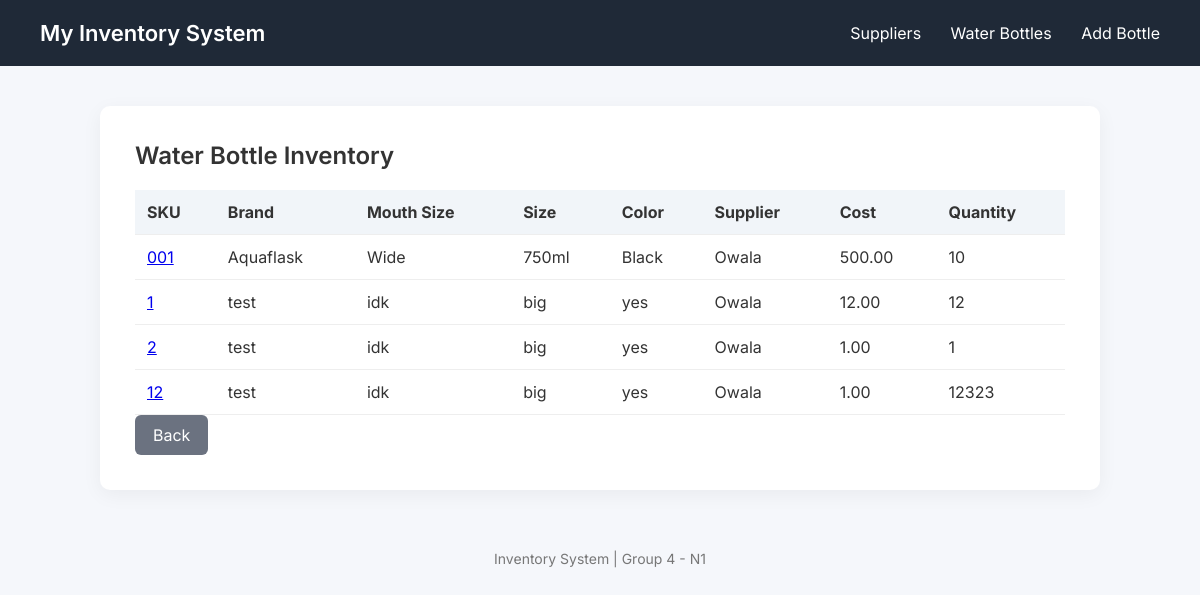
Before: /view_bottles/ with the older database file.
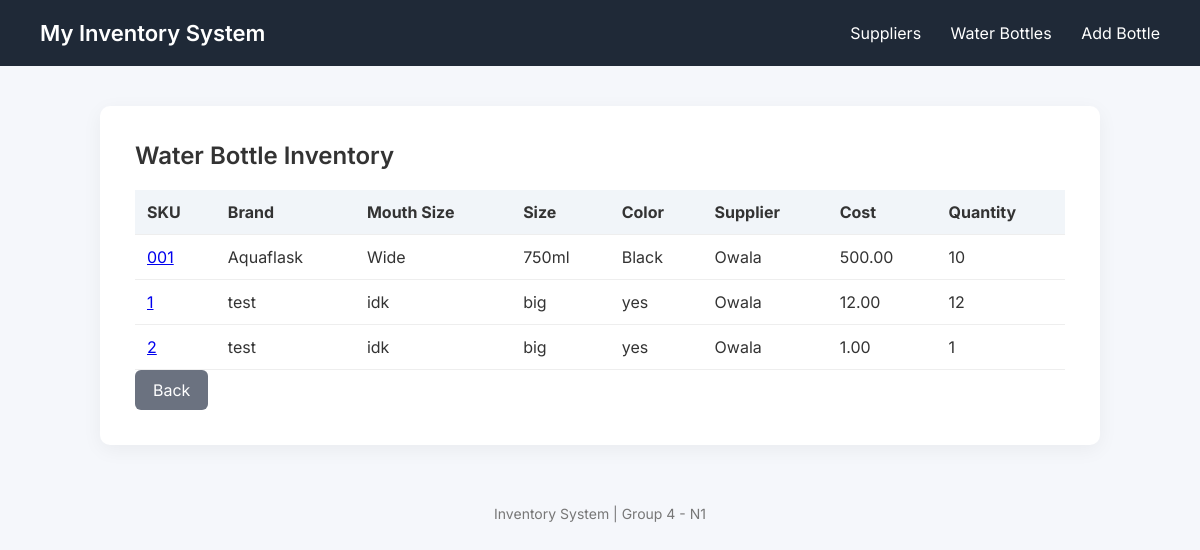
After: the same page with the newer database file.
### MyInventoryApp/models.py (models this page shows, shortened)
class WaterBottle(models.Model):
    sku =  models.CharField(max_length=20, unique=True)
    brand = models.CharField(max_length=100)
    cost = models.DecimalField(max_digits=10, decimal_places=2)
    size = models.CharField(max_length=20)
    mouth_size = models.CharField(max_length=50)
    color = models.CharField(max_length=50)
    supplied_by = models.ForeignKey(Supplier, on_delete=models.CASCADE)
    current_quantity = models.IntegerField()

class Supplier(models.Model):
    name = models.CharField(max_length=150)
    city = models.CharField(max_length=60)
    country = models.CharField(max_length=60)
    created_at = models.DateTimeField(blank=True, null=True)

### MyInventoryApp/views.py (the view)
# urls.py: path('view_bottles/', views.view_bottles, name='view_bottles'),
def view_bottles(request):
    bottles = WaterBottle.objects.all()
    return render(request, "MyInventoryApp/bottle_list.html", {"bottles": bottles})

### MyInventoryApp/templates/MyInventoryApp/bottle_list.html
{% extends "MyInventoryApp/base.html" %}
{% block content %}
<h2>Water Bottle Inventory</h2>
<table>
    <thead>
        <tr>
            <th>SKU</th>
            <th>Brand</th>
            <th>Mouth Size</th>
            <th>Size</th>
            <th>Color</th>
            <th>Supplier</th>
            <th>Cost</th>
            <th>Quantity</th>
        </tr>
    </thead>
    <tbody>
    {% for bottle in bottles %}
        <tr>
            <td>
                <a href="{% url 'view_bottle_details' bottle.pk %}">
                    {{ bottle.sku }}
                </a>
            </td>
            <td>{{ bottle.brand }}</td>
            <td>{{ bottle.mouth_size }}</td>
            <td>{{ bottle.size }}</td>
            <td>{{ bottle.color }}</td>
            <td>{{ bottle.supplied_by.name }}</td>
            <td>{{ bottle.cost }}</td>
            <td>{{ bottle.current_quantity }}</td>
        </tr>
    {% endfor %}
    </tbody>
</table>
<a href="{% url 'view_supplier' %}" class="btn btn-secondary">
    Back
</a>
{% endblock %}

Changed rows visible on the page:
removed WaterBottle: sku "12", brand "test", mouth_size "idk", size "big", color "yes", supplied_by.name "Owala", cost "1.00", current_quantity "12323"
